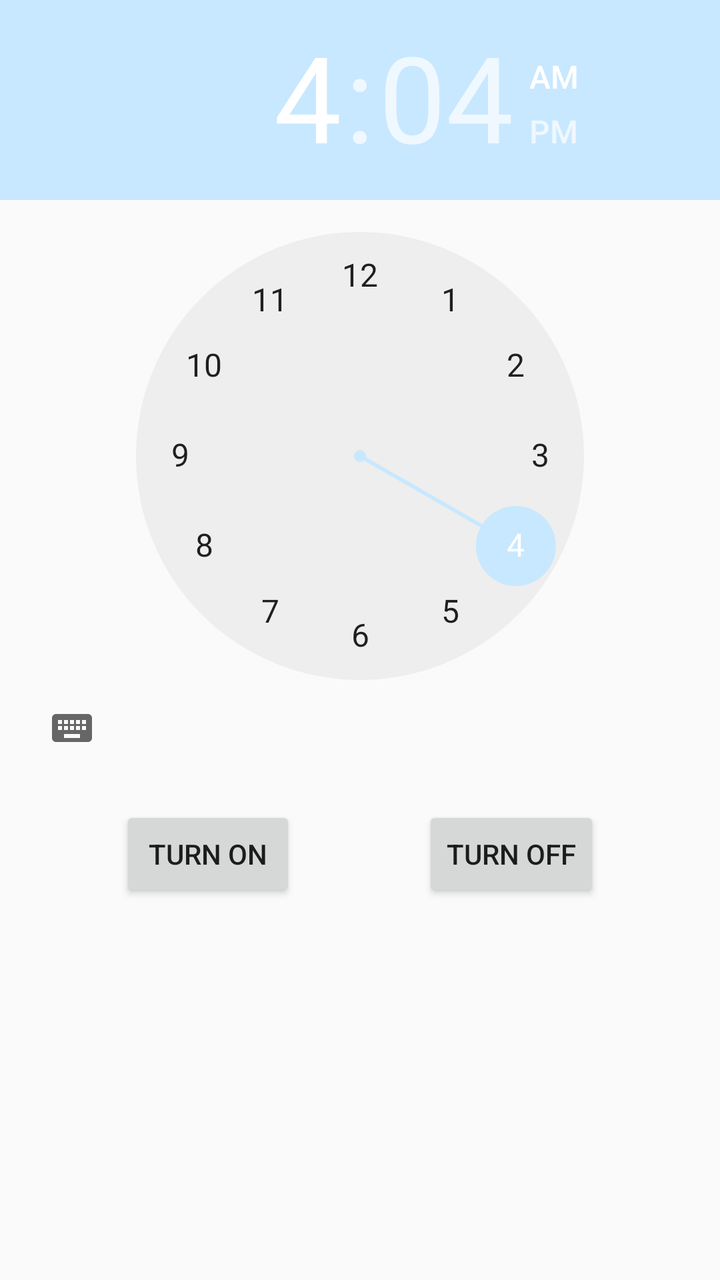
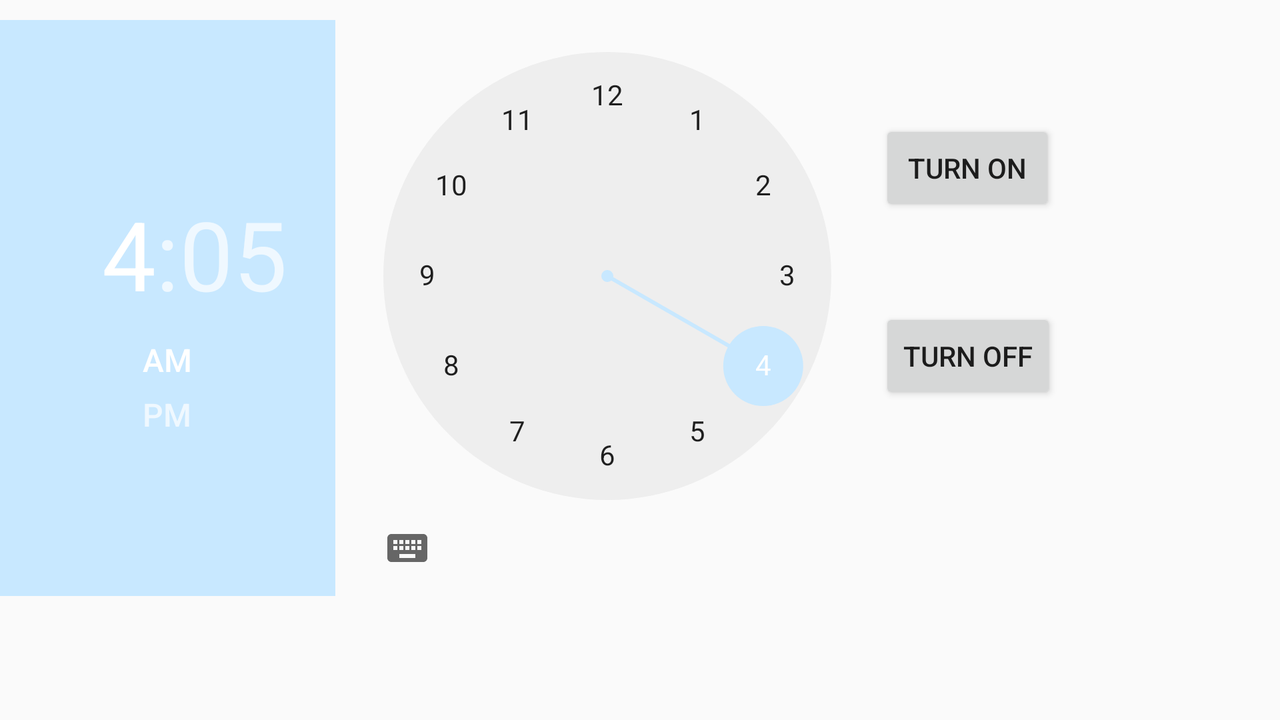

Two renders of one Android screen. The first uses the default layout on a phone; the second uses the alternative layout the repository ships for a different screen configuration, on a matching device. The two XML files are below.
<!-- AndroidManifest.xml: application theme MyMaterialTheme -->
<!-- res/layout/fragment_two.xml -->
<?xml version="1.0" encoding="utf-8"?>
<RelativeLayout
    xmlns:android="http://schemas.android.com/apk/res/android"
    xmlns:tools="http://schemas.android.com/tools"
    android:id="@+id/LinearLayout1"
    android:layout_width="match_parent"
    android:layout_height="match_parent"
    tools:context="com.edgar.myfirsthomework.Activities.MainActivity">
    <TimePicker
        android:id="@+id/timePicker"
        android:layout_width="match_parent"
        android:layout_height="wrap_content"
        >
    </TimePicker>

    <Button
        android:id="@+id/start_alarm"
        android:layout_width="wrap_content"
        android:layout_height="wrap_content"
        android:onClick="onClick1"
        android:layout_below="@id/timePicker"
        android:layout_marginTop="15dp"
        android:layout_marginLeft="60dp"
        android:text="@string/turn_on">
    </Button>
    <Button
        android:id="@+id/end_alarm"
        android:layout_width="wrap_content"
        android:layout_height="wrap_content"
        android:layout_below="@id/timePicker"
        android:layout_marginTop="15dp"
        android:layout_alignParentRight="true"
        android:layout_marginRight="60dp"
        android:onClick="onClick2"
        android:text="@string/turn_off">
    </Button>


</RelativeLayout>
<!-- resources referenced by this layout -->
<resources>
  <string name="turn_off">Turn Off</string>
  <string name="turn_on">Turn On</string>
  <style name="MyMaterialTheme" parent="MyMaterialTheme.Base">
  
      </style>
  <style name="MyMaterialTheme.Base" parent="Theme.AppCompat.Light.DarkActionBar">
          <item name="windowNoTitle">true</item>
          <item name="windowActionBar">false</item>
          <item name="colorPrimary">@color/colorPrimary</item>
          <item name="colorPrimaryDark">@color/colorPrimaryDark</item>
          <item name="colorAccent">@color/colorAccent</item>
      </style>
  <color name="colorPrimary">#125688</color>
  <color name="colorPrimaryDark">#125688</color>
  <color name="colorAccent">#c8e8ff</color>
</resources>
<!-- res/layout-land/fragment_two.xml (the repository's variant of the layout above) -->
<!-- drawn on the phone turned sideways -->
<?xml version="1.0" encoding="utf-8"?>
<RelativeLayout
    xmlns:android="http://schemas.android.com/apk/res/android"
    xmlns:tools="http://schemas.android.com/tools"
    android:id="@+id/LinearLayout1"
    android:layout_width="match_parent"
    android:layout_height="match_parent"
    tools:context="com.edgar.myfirsthomework.Activities.MainActivity">

    <TimePicker
        android:id="@+id/timePicker"
        android:layout_marginTop="10dp"
        android:layout_width="wrap_content"
        android:layout_height="wrap_content"

        >
    </TimePicker>



    <Button
        android:id="@+id/start_alarm"
        android:layout_width="wrap_content"
        android:layout_height="wrap_content"
        android:onClick="onClick1"
        android:layout_marginRight="370dp"
        android:text="@string/turn_on"
        android:layout_marginTop="60dp"
        android:layout_marginBottom="46dp"
        android:layout_alignStart="@+id/end_alarm">
    </Button>
    <Button
        android:id="@+id/end_alarm"
        android:layout_width="wrap_content"
        android:layout_height="wrap_content"
        android:onClick="onClick2"
        android:text="@string/turn_off"
        android:layout_below="@+id/start_alarm"
        android:layout_toEndOf="@+id/timePicker">
    </Button>


</RelativeLayout>
